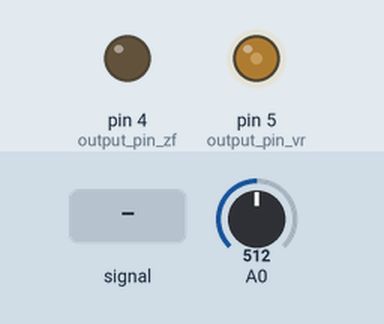
A sketch run on a simulated Arduino Uno, built with avr-gcc and run on an emulated ATmega328P. Shown: output pins drawn as LEDs (lit = HIGH). The test bench sets the inputs (shaded band); at power-on: A0 = 512. What the sketch prints to the serial monitor is not drawn.

Above: at 1.2 s.
1.3 s: A0 fed a 200 Hz sine of ±255 counts around its level
Timing chart, 0 to 4.2 s (numbered marks = the images above; inputs shaded):
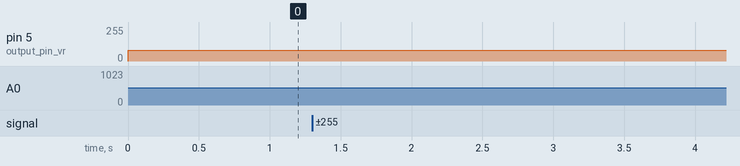

The sketch:

WheelchairV2.ino
```cpp
int output_pin_zf = 4;  //ZF - Direction pwm
int output_pin_vr = 5;  //VR - speed
int speeds;
int val;

void setup() {

  Serial.begin(115200);
  pinMode(output_pin_zf, OUTPUT);
  pinMode(output_pin_vr, OUTPUT);

}

void loop() {

  val = analogRead(A0); // recive
  speeds = map(val, 50, 1023, 0, 170); // 0-255
  analogWrite(output_pin_vr, speeds); // Send PWM signal
  Serial.println(speeds);
  //
  //  digitalWrite(output_pin_zf, LOW); // back
  //  digitalWrite(output_pin_zf, HIGH); // front


}
```
